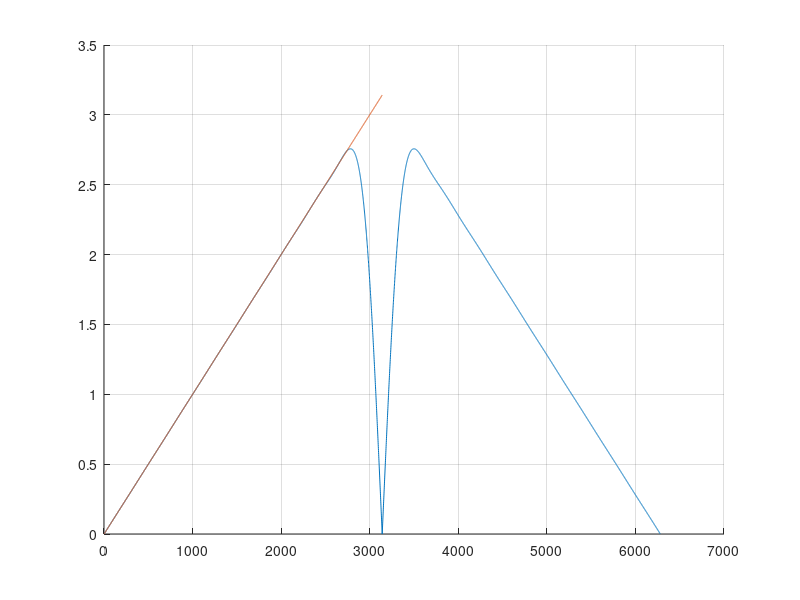

MATLAB code to generate this figure:
clc
clear all
close all
k=1;
Ord=31;

n=(Ord-1)/2
grid on
hold on

for i=-n:n
h(n+i+1)=(2*k*i*pi*cos(k*i*pi)-2*sin(k*i*pi))/(i^2);
end
h(i+1)=0;

y1=abs(fft(h,6280));
% figure(1)
% plot(y(1:3140)); 




for i=0:3140
    u(i+1)=(pi/3140)*i;
end
     

% for i=1:3140
%     e(i)=y(i)-u(i);
% end
% figure(1)
%  grid on
%  plot(e(1:2500));xlabel('Frequency (Hz)');ylabel('Magnitude Response');
% hold on


alp=5.691562;
for i=-n:n
r(i+n+1)=besseli(0,alp*sqrt(1-(2*i/(Ord-1))^2))/besseli(0,alp);
end
T=h.*r;

y=abs(fft(T,6280));

 figure(1)
 zz=2/y(2000)
 plot(y*zz)
%  find(y/max(y)==1)
 plot(u)
hold on
grid on
% plot(abs(fft(lowdiff(6,29),6280))/max(abs(fft(lowdiff(6,29),6280))),'r')
 
% for i=1:3140
%     E(i)=y(i)-u(i);
% end
% hold on
% grid on
% figure(2)
% plot(E(1:2000));xlabel('Frequency (Hz)');ylabel('Magnitude Response');
